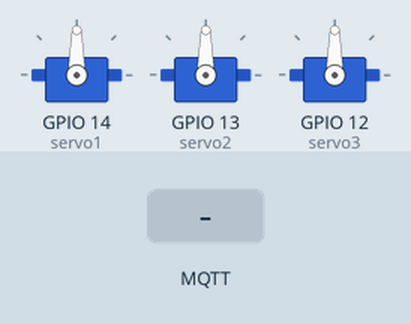
This program was run on a simulated ESP32. On the bench: 3 × servo. Inputs (shaded band) come from the test bench. WiFi joins after 1.5 s; servers stay silent unless stated; no MQTT or app messages arrive unless stated; what the program prints to the serial monitor is not drawn.

Above: at 3.6 s.
3.7 s: MQTT message "Q" arrives on the first subscribed topic
At 4.9 s:
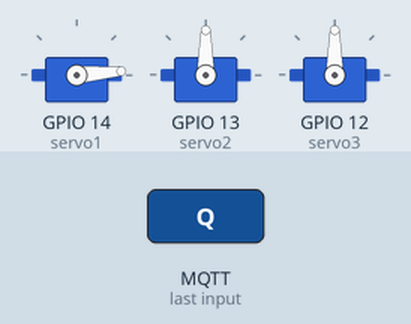
5.2 s: MQTT message "W" arrives on the first subscribed topic
At 6.0 s:
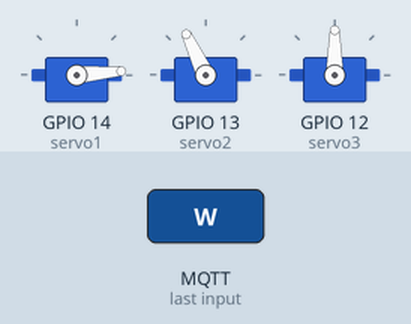
6.7 s: MQTT message "E" arrives on the first subscribed topic
At 7.1 s:
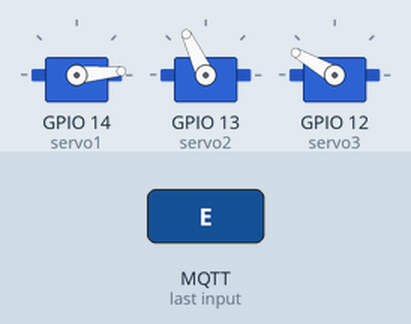
8.2 s: MQTT message "W" arrives on the first subscribed topic
At 9.4 s:
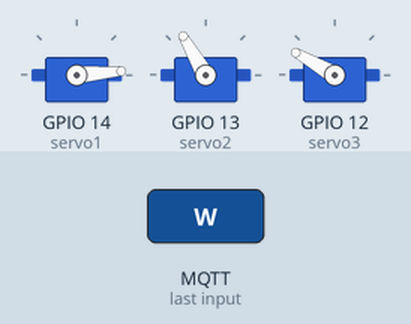
Timing chart, 0 to 10.7 s (numbered marks = the images above; inputs shaded):
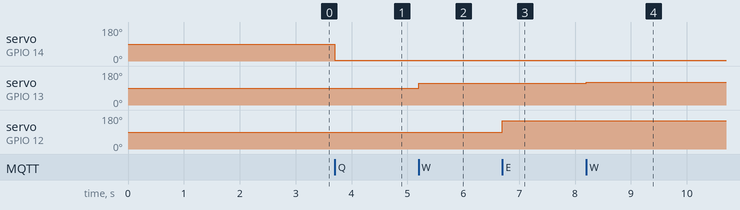

Measured:
- after the input at 3.7 s, servo on GPIO 14 (servo1): 90° → 5° at once
- after the input at 5.2 s, servo on GPIO 13 (servo2): 90° → 115° at once
- after the input at 6.7 s, servo on GPIO 12 (servo3): 90° → 150° at once
- after the input at 8.2 s, servo on GPIO 13 (servo2): 115° → 120° at once

The program:

main.cpp
```cpp
#include <Arduino.h>
#include "servo_arm.h"
#include "config.h"
#include "magnet.h"

WiFiClient espClient;
PubSubClient client(espClient);

void mqttCallback(char* topic, byte* message, unsigned int length) {
  String msg;
  for (int i = 0; i < length; i++) {
    msg += (char)message[i];
  }
  Serial.print("MQTT ["); Serial.print(topic); Serial.print("]: "); Serial.println(msg);

  if (String(topic) == "servo/cmd") {
    if (msg.length() > 0) {
      handleCommandServo(msg[0]);
    }
  }
}

void reconnect() {
  while (!client.connected()) {
    Serial.print("Connecting to MQTT Server ...");
    if (client.connect("ESP32Client")) {
      Serial.println("Connected!");
      client.subscribe("servo/cmd");
    } else {
      Serial.print("Error: ");
      Serial.print(client.state());
      Serial.println("Try to connect to MQTT after 5s.");
      delay(5000);
    }
  }
}

void setup(){
  Serial.begin(115200);
  //WiFi setup
  WiFi.mode(WIFI_STA);
  WiFi.begin(ssid, password);
  Serial.print("Connecting to WiFi: ");
  Serial.println(ssid);

  int retry = 0;
  while (WiFi.status() != WL_CONNECTED && retry < 40) {
    delay(500);
    Serial.print(".");
    retry++;
  }

  Serial.print("\nWiFi connected. IP: ");
  Serial.println(WiFi.localIP());
  // MQTT setup
  client.setServer(mqttServer, mqttPort);
  client.setCallback(mqttCallback);
  //Initializating robot
  initServo();
  Serial.println("Servo is ready");
}

void loop(){
  if (WiFi.status() != WL_CONNECTED) {
    Serial.println("Lost connecting WiFi, try again...");
    WiFi.reconnect();
    delay(5000);
  }

  if(!client.connected()){
    reconnect();
  }
  client.loop();
}
```

magnet.h
```cpp
#pragma once

#define MAGNET_PIN  41

void turnOnAndTurnOffMagnet(char cmd);
```

servo_arm.h
```cpp
#include <ESP32Servo.h>
#pragma once

extern int angle1;
extern int angle2;
extern int angle3;
extern int stepAngle;

extern Servo servo1;
extern Servo servo2;
extern Servo servo3;

void initServo();
void setDefaultArm();
void updateArm(int id, int target);
void servoUp(int id);
void servoDown(int id);
void handleCommandServo(char cmd);
void takeTheBall();
void throwTheBall();
void autoUpdateArm(int id, int target);
```

magnet.cpp
```cpp
#include <Arduino.h>
#include "magnet.h"

void turnOnAndTurnOffMagnet(char cmd){
    if(cmd == 'P'){
        digitalWrite(MAGNET_PIN, HIGH);
    }
    if(cmd == 'T'){
        digitalWrite(MAGNET_PIN, LOW);
    }
}
```

servo_arm.cpp
```cpp
#include "servo_arm.h"
#include <Arduino.h>

int angle1 = 0;
int angle2 = 110;
int angle3 = 145;
int stepAngle = 5;

Servo servo1;
Servo servo2;
Servo servo3;

void updateArm(int id, int target) {
    int *anglePtr = nullptr;
    Servo *servoPtr = nullptr;

    switch (id) {
        case 1: anglePtr = &angle1; servoPtr = &servo1; break;
        case 2: anglePtr = &angle2; servoPtr = &servo2; break;
        case 3: anglePtr = &angle3; servoPtr = &servo3; break;
        default: return;
    }

    target = constrain(target, 0, 180);
    *anglePtr = target;
    servoPtr->write(*anglePtr);
}

void autoUpdateArm(int id, int target) {
    int *anglePtr = nullptr;
    Servo *servoPtr = nullptr;

    switch (id) {
        case 1: anglePtr = &angle1; servoPtr = &servo1; break;
        case 2: anglePtr = &angle2; servoPtr = &servo2; break;
        case 3: anglePtr = &angle3; servoPtr = &servo3; break;
        default: return;
    }

    target = constrain(target, 0, 180);
    unsigned long startTime = millis();

    while (*anglePtr != target && millis() - startTime < 5000) { // tránh treo
        if (*anglePtr < target) (*anglePtr)++;
        else if (*anglePtr > target) (*anglePtr)--;

        servoPtr->write(*anglePtr);
        delay(15);
    }
}

void takeTheBall() {
    autoUpdateArm(3, 80);
    delay(200);
    autoUpdateArm(2, 85);
    delay(200);
    autoUpdateArm(3, 125);
    delay(200);
}

void throwTheBall() {
    autoUpdateArm(2, 145);
    delay(200);
    autoUpdateArm(1, 180);
    delay(200);
    autoUpdateArm(3, 180);
    delay(200);
}

void setDefaultArm() {
    autoUpdateArm(1, angle1);
    delay(300);
    autoUpdateArm(2, angle2);
    delay(300);
    autoUpdateArm(3, angle3);
    delay(300);
}

void servoUp(int id) {
    switch (id) {
        case 1: updateArm(1, angle1 + stepAngle); break;
        case 2: updateArm(2, angle2 + stepAngle); break;
        case 3: updateArm(3, angle3 + stepAngle); break;
    }
    Serial.println("S1=" + String(angle1) + " | S2=" + String(angle2) + " | S3=" + String(angle3));
}

void servoDown(int id) {
    switch (id) {
        case 1: updateArm(1, angle1 - stepAngle); break;
        case 2: updateArm(2, angle2 - stepAngle); break;
        case 3: updateArm(3, angle3 - stepAngle); break;
    }
    Serial.println("S1=" + String(angle1) + " | S2=" + String(angle2) + " | S3=" + String(angle3));
}

void handleCommandServo(char cmd) {
    switch (cmd) {
        case 'Q': servoUp(1); break;
        case 'A': servoDown(1); break;
        case 'W': servoUp(2); break;
        case 'X': servoDown(2); break;
        case 'E': servoUp(3); break;
        case 'D': servoDown(3); break;
        case 'Z': takeTheBall(); break;
        case 'N': throwTheBall(); break;
        default: break;
    }
}

void initServo() {
    servo1.attach(14, 500, 2500);
    servo2.attach(13, 500, 2500);
    servo3.attach(12, 500, 2500);
    setDefaultArm();
}
```

config.h
```cpp
#pragma once
#include <WiFi.h>
#include <PubSubClient.h>

// WiFi and MQTT config
const char* ssid = "thuchanhAT T5";
const char* password = "12345679";
const char* mqttServer = "172.19.44.106";
const int mqttPort = 1883;

extern WiFiClient espClient;
extern PubSubClient client;
```
